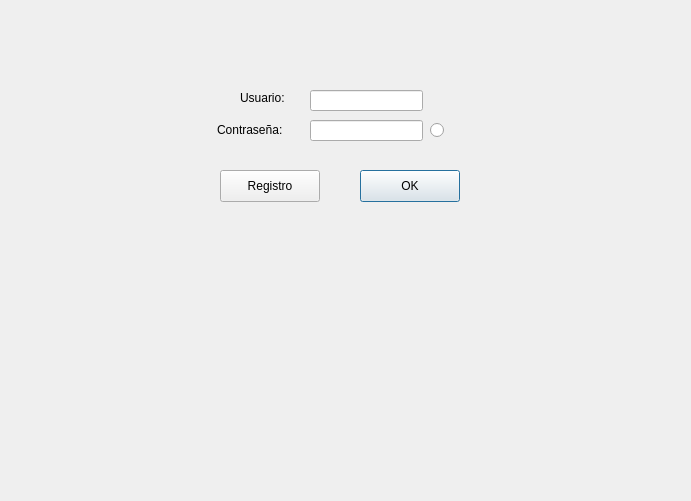
<?xml version="1.0" encoding="UTF-8"?>
<ui version="4.0">
 <class>Login</class>
 <widget class="QWidget" name="Login">
  <property name="geometry">
   <rect>
    <x>0</x>
    <y>0</y>
    <width>691</width>
    <height>501</height>
   </rect>
  </property>
  <property name="windowTitle">
   <string>Form</string>
  </property>
  <widget class="QLabel" name="fondo">
   <property name="geometry">
    <rect>
     <x>0</x>
     <y>0</y>
     <width>691</width>
     <height>501</height>
    </rect>
   </property>
   <property name="text">
    <string/>
   </property>
   <property name="pixmap">
    <pixmap>fabrizio-conti-m5fHSKYSflI-unsplash.jpg</pixmap>
   </property>
   <property name="scaledContents">
    <bool>true</bool>
   </property>
  </widget>
  <widget class="QLabel" name="UsuarioL">
   <property name="geometry">
    <rect>
     <x>240</x>
     <y>90</y>
     <width>58</width>
     <height>16</height>
    </rect>
   </property>
   <property name="text">
    <string>Usuario:</string>
   </property>
  </widget>
  <widget class="QLabel" name="contrasenal">
   <property name="geometry">
    <rect>
     <x>217</x>
     <y>120</y>
     <width>81</width>
     <height>20</height>
    </rect>
   </property>
   <property name="text">
    <string>Contraseña:</string>
   </property>
  </widget>
  <widget class="QLineEdit" name="usuariob">
   <property name="geometry">
    <rect>
     <x>310</x>
     <y>90</y>
     <width>113</width>
     <height>21</height>
    </rect>
   </property>
  </widget>
  <widget class="QLineEdit" name="contrab">
   <property name="geometry">
    <rect>
     <x>310</x>
     <y>120</y>
     <width>113</width>
     <height>21</height>
    </rect>
   </property>
   <property name="echoMode">
    <enum>QLineEdit::EchoMode::Password</enum>
   </property>
  </widget>
  <widget class="QPushButton" name="Registro">
   <property name="geometry">
    <rect>
     <x>220</x>
     <y>170</y>
     <width>100</width>
     <height>32</height>
    </rect>
   </property>
   <property name="text">
    <string>Registro</string>
   </property>
  </widget>
  <widget class="QPushButton" name="Inicio">
   <property name="geometry">
    <rect>
     <x>360</x>
     <y>170</y>
     <width>100</width>
     <height>32</height>
    </rect>
   </property>
   <property name="text">
    <string>OK</string>
   </property>
   <property name="default">
    <bool>true</bool>
   </property>
  </widget>
  <widget class="QRadioButton" name="radioButton">
   <property name="geometry">
    <rect>
     <x>430</x>
     <y>120</y>
     <width>20</width>
     <height>20</height>
    </rect>
   </property>
   <property name="text">
    <string/>
   </property>
  </widget>
 </widget>
 <resources/>
 <connections/>
</ui>
